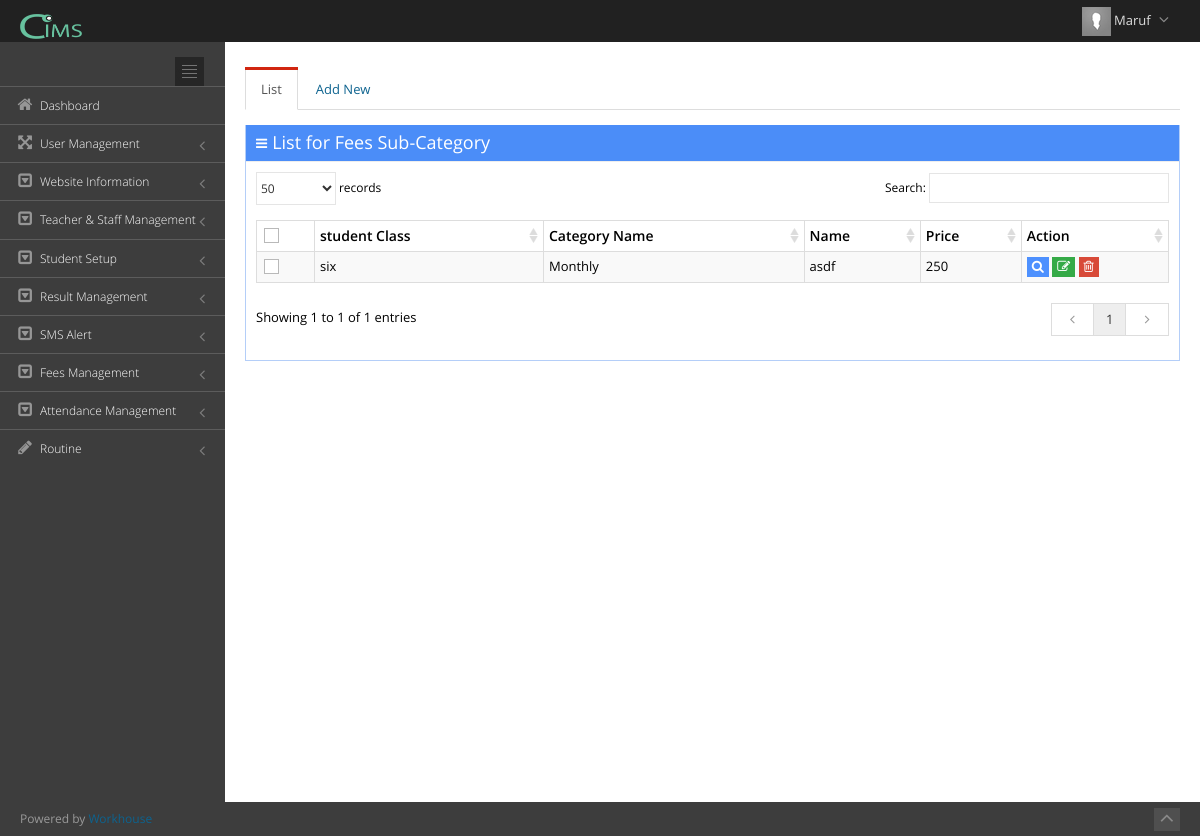
/index.php?view=fees_subcategory (signed in), run on the app's committed database.
### tables this page shows
CREATE TABLE `user_admin` (
  `userid` int(11) NOT NULL,
  `username` text NOT NULL,
  `usr_code` varchar(500) NOT NULL,
  `role` varchar(100) NOT NULL,
  `password` varchar(500) NOT NULL,
  `image` varchar(300) NOT NULL,
  `userdate` date NOT NULL,
  `uniqueToken` varchar(40) NOT NULL
);

CREATE TABLE `t_modules` (
  `moduleid` int(11) NOT NULL COMMENT 'module id',
  `name` text NOT NULL,
  `page_caption` text NOT NULL,
  `page_link` text NOT NULL,
  `is_report` int(2) NOT NULL COMMENT '1=report,0=form',
  `is_main` int(2) NOT NULL COMMENT '1=main,0=sub',
  `icon` varchar(300) NOT NULL,
  `show` int(2) NOT NULL COMMENT '1=show,0=hide'
);

CREATE TABLE `tbl_fee_sub_category` (
  `fee_sub_category_id` int(11) NOT NULL,
  `school_id` int(11) NOT NULL,
  `student_class` varchar(200) NOT NULL,
  `fee_category_id` int(11) NOT NULL,
  `fee_sub_category_name` varchar(200) NOT NULL,
  `fee_sub_category_price` int(11) NOT NULL,
  `created_on` datetime NOT NULL
);

CREATE TABLE `tbl_class` (
  `class_id` int(11) NOT NULL,
  `class_name` varchar(100) DEFAULT NULL,
  `class_short_form` int(50) NOT NULL,
  `num_of_subject` int(11) NOT NULL,
  `status` tinyint(1) NOT NULL DEFAULT '0',
  `school_id` int(11) DEFAULT NULL,
  `created_on` datetime NOT NULL
);

CREATE TABLE `tbl_fee_category` (
  `fee_category_id` int(11) NOT NULL,
  `school_id` int(11) NOT NULL,
  `fee_category_name` varchar(200) NOT NULL,
  `created_on` datetime NOT NULL
);

### include/view.php (called while the page is built, shortened)
<?php
	require('functions.php');
	$htaccess = isset($_SERVER['HTACCESS']);
	if(isset($_GET['view'])){
	 	@$view = $_GET['view'];
	}
	else {
	 	$view = 'login';
	}
	$page = $view.'_asoft.php';
	include($page);
?>

### include/functions.php (called while the page is built, shortened)
<?php
function urlroute($url){
	global $htaccess;
	if(!$htaccess){
		$url = 'index.php?view='.$url;
	}
	return $url;
}
function escape($input){
	return mysql_real_escape_string($input);
}
function name($email){
	$sql = "SELECT username FROM user_admin WHERE usr_code = '$email'";
	$qry = mysql_query($sql) or die ("Error in name selection at header".mysql_error());
	$rs = mysql_fetch_array($qry);
	return $rs['username'];
}
?>

### fees_subcategory_asoft.php (the view, shortened to what this page needs)
<?php
$sql_Name = "SELECT name,page_link,page_caption FROM `t_modules` where page_link='".$view."'";
$qry_Name = mysql_query($sql_Name);
$page_title = mysql_result($qry_Name, 0, "name");
$page_link = mysql_result($qry_Name, 0, "page_link");
if(isset($_SESSION['com_cbs_aaiam_school_maruf_user_email']) == true)
{
?>
<div class="page-content">
<div class="row">
    <div class="col-md-12">
        <div class="tabbable tabbable-custom boxless">
            <ul class="nav nav-tabs">
                 <li class="<?php if(@$_REQUEST['temp']=="Save" || @$_REQUEST['temp']=="View") {echo "";} else{echo "active";}?>"><a href="#tab_0" data-toggle="tab">List</a></li>
                <li class="<?php if(@$_REQUEST['temp']=="Save" || @$_REQUEST['temp']=="View") {echo "active";} else{echo "";}?>"><a href="#tab_1" data-toggle="tab">Add New</a></li>
            </ul>
            <div class="tab-content">
                <div class="tab-pane <?php if(@$_REQUEST['temp']=="Save" || @$_REQUEST['temp']=="View") {echo "";} else{echo "active";}?>" id="tab_0">
                	<div class="portlet box blue ">
                        <div class="portlet-title">
                            <div class="caption"><i class="icon-reorder"></i>List for <?php echo $page_title;?></div>
                        </div>
                        <div class="portlet-body  flip-scroll">
                            <form action=""  class="form-horizontal form-bordered" id="formIDdel" method="post" enctype="multipart/form-data">
                            <table class="table table-bordered table-striped table-condensed flip-content" id="sample_1">
                                <thead class="flip-content">
                                    <tr>
                                        <th><input type="checkbox" class="group-checkable" data-set="#sample_1 .checkboxes" /></th>
                                        <th>student Class</th>
                                        <th>Category Name</th>
                                        <th>Name</th>
                                        <th>Price</th>
                                        <th>Action</th>
                                    </tr>
                                </thead>
                                <tbody>
                                <?php
                                $sql_user_admin = "SELECT * FROM tbl_fee_sub_category";
                                $qry_user_admin = mysql_query($sql_user_admin);
                                while($row = mysql_fetch_array($qry_user_admin)){
									$pk = $row['fee_sub_category_id'];
                                ?>
                                <tr>
                                    <td><input type="checkbox" class="checkboxes" value="1" /></td>
                                    <td><?php
									 $qry_class=mysql_query("SELECT `class_name` FROM tbl_class WHERE `class_id`='".$row['student_class']."'") or die(mysql_error());
									 $rw_class=mysql_fetch_array($qry_class);
									 echo $rw_class['class_name'];
									 ?></td>
                                    <td><?php
									$qry_cat=mysql_query("SELECT `fee_category_name` FROM tbl_fee_category WHERE `fee_category_id`='".$row['fee_category_id']."'") or die(mysql_error());
									$rw_cat=mysql_fetch_array($qry_cat);
									 echo $rw_cat['fee_category_name'];
									 ?></td>
                                    <td><?php echo $row['fee_sub_category_name']?></td>
                                    <td><?php echo $row['fee_sub_category_price'];?></td>
                                    <td>
                                    <?php if(@$row_access_acs[3] == 'View') {?>
                                        <a
                                        href="<?php echo urlroute($page_link); ?>&Editid=<?php echo $pk;?>&temp=View"
                                        class="btn btn-xs blue">
                                        <i class="icon-search"></i>
                                        </a>
                                    <?php }?>
                                    <?php if(@$row_access_acs[1] == 'Edit') {?>
                                        <a onclick="return confirm('Do you want to Edit?')"
                                        href="<?php echo urlroute($page_link); ?>&Editid=<?php echo $pk;?>&temp=Save"
                                        class="btn btn-xs green">
                                        <i class="icon-edit"></i>
                                        </a>
                                    <?php }?>
                                    <?php if(@$row_access_acs[2] == 'Delete') {?>
                                        <a 	onclick="return confirm('Do you want to Delete?')"
                                        href="<?php echo urlroute($page_link); ?>&Deleteid=<?php echo $pk;?>&temp=Delete"
                                        class="btn btn-xs red">
                                        <i class="icon-trash"></i>
                                        </a>
                                    <?php }?>
                                    </td>
                                </tr>
                                <?php } ?>
                                </tbody>
                            </table>
                            </form>
                        </div>
                    </div>
                </div>
        	</div>
        </div>
    </div>
</div>
</div>
<?php
} else
{
?>  <script type="text/javascript">
location.replace('index.php');
</script>
<?php }?>

### include/nav_header.php (shortened to what this page needs)
<div class="header navbar navbar-inverse navbar-fixed-top">
        <div class="header-inner">
           <a class="navbar-brand" href="#" target="_blank">
            <img src="img/login-logo.png" alt="logo" class="img-responsive" style="height:25px"/>
            </a>
            <ul class="nav navbar-nav pull-right">
                <li class="dropdown user">
                	<a href="#" class="dropdown-toggle" data-toggle="dropdown" data-hover="dropdown" data-close-others="true">
                        <?php
						$sql_view = "SELECT * FROM user_admin WHERE usr_code='".@$_SESSION['com_cbs_aaiam_school_maruf_user_email']."'";
						$qry_view = mysql_query($sql_view) or die("Error in view ->".mysql_error());
						$rs_view = mysql_fetch_array($qry_view);
						@$path = 'img/user/'.@$rs_view["image"];
						if(@$rs_view["image"] != "" && file_exists($path)==true){
							$thumbs  = 'img/user/thumbs/small'.@$rs_view["image"];
						}else{
							$thumbs  = 'assets/img/avatar.png';
						}
						?>
                        <img alt="" src="<?php echo $thumbs;?>" height="29"/>
               	 		<span class="username"><?php echo name($_SESSION['com_cbs_aaiam_school_maruf_user_email']);?></span>
                		<i class="icon-angle-down"></i>
                	</a>
                </li>
            </ul>
        </div>
</div>

### include/nav_sidebar.php (shortened to what this page needs)
<div class="page-sidebar navbar-collapse collapse">
         <ul class="page-sidebar-menu">
            <li>
               <div class="sidebar-toggler hidden-phone"></div>
            </li>
            <?php
$Select = mysql_query("SELECT * FROM `hierarchy`");
while($Row = mysql_fetch_assoc($Select)){
	if($Row['category'] == 'm'){
		$Arr[$Row['hierarchy_id']] = $Row['sub_category'];
	}else{
		$Childs[$Row['category']][$Row['hierarchy_id']] = $Row['sub_category'];
	}
}
function gettree($Array,$view,$macs){
		foreach($Array as $key => $value){
			if(array_key_exists($value,@$macs)){
				$sql_category_name = "SELECT * FROM t_modules WHERE moduleid = '".escape($value)."'";
				$qry_category_name = mysql_query($sql_category_name);
				while($rs_category_name = mysql_fetch_array($qry_category_name))
				{
					$name = $rs_category_name['name'];
					$page_link = $rs_category_name['page_link'];
					$icon = $rs_category_name['icon'];
				}
				$qry_is_main_cat = mysql_query("SELECT category FROM `hierarchy` WHERE hierarchy_id=$key");
				$is_main_cat = mysql_result($qry_is_main_cat, 0, "category");
				echo '<li id="module_'.$value.'" ';
					if($page_link == $view) echo 'class="active "';
				echo '>';
					echo '<a   href="'.urlroute($page_link).'"';
					echo '>';
						echo '<i class="'.$icon.'"></i>';
						echo '<span class="title">';
						echo $name;
						echo '</span>';
					echo '</a> ';
				if($is_main_cat != 'm'){
					echo '</li>';
				}
			}
		}
}
gettree($Arr,$view,$macs);
?>
         </ul>
      </div>

### assets/css/style-metronic.css (style rules this page uses)
div, input, select, textarea, span, img, table, td, th, p, a, button, ul, code, pre, li { -webkit-border-radius: 0 !important; -moz-border-radius: 0 !important; border-radius: 0 !important; }
.btn { border-width: 0; padding: 7px 14px; font-size: 14px; outline: none !important; -webkit-box-shadow: none !important; -moz-box-shadow: none !important; box-shadow: none !important; -webkit-border-radius: 0 !important; -moz-border-radius: 0 !important; border-radius: 0 !important; -webkit-text-shadow: none; -moz-text-shadow: none; text-shadow: none; }
.btn.red { color: white; text-shadow: none; background-color: #d84a38; }
.btn.blue { color: white; text-shadow: none; background-color: #4d90fe; }
.btn.green { color: white; text-shadow: none; background-color: #35aa47; }
.btn > i { font-size: 14px; }
.btn-sm, .btn-xs { padding: 5px 10px; font-size: 12px; line-height: 1.5; }
.btn-sm > i, .btn-xs > i { font-size: 13px; }
.btn-xs { padding: 1px 5px; }
.nav-tabs, .nav-pills { margin-bottom: 10px; }
.table thead > tr > th { border-bottom: 0; }

### assets/css/style-responsive.css (style rules this page uses)
@media (min-width: 992px) { .page-sidebar { position: absolute; width: 225px; } }
@media (min-width: 992px) { .page-sidebar.navbar-collapse { max-height: none !important; } }
@media (min-width: 992px) { .page-content { margin-left: 225px; margin-top: 0px; min-height: 760px; padding: 25px 20px 20px 20px; } }

### assets/css/plugins.css (style rules this page uses)
.dataTable { width: 100% !important; clear: both; margin-top: 5px; }
.dataTable > thead > tr > th.sorting, .dataTable > thead > tr > th.sorting_asc, .dataTable > thead > tr > th.sorting_desc { padding-right: 18px; }

### assets/css/themes/default.css (style rules this page uses)
body { background-color: #3d3d3d !important; }
.header { filter: none !important; background-image: none !important; background-color: #212121 !important; }
.header .navbar-nav li.dropdown .dropdown-toggle i { color: #8a8a8a !important; }
.page-sidebar { background-color: #3d3d3d; }
ul.page-sidebar-menu > li > a { border-top: 1px solid #5c5c5c !important; color: #ffffff !important; }
ul.page-sidebar-menu > li:last-child > a { border-bottom: 1px solid transparent !important; }
ul.page-sidebar-menu > li a i { color: #969696; }
.sidebar-toggler { background-image: url(../../img/sidebar-toggler.jpg); background-color: #242424; }

### data on the page
user_admin: username "Maruf"
t_modules: name "Dashboard"
t_modules: name "User Management"
t_modules: name "Website Information"
t_modules: name "Teacher & Staff Management"
t_modules: name "Student Setup"
t_modules: name "Result Management"
t_modules: name "SMS Alert"
t_modules: name "Fees Management"
t_modules: name "Attendance Management"
t_modules: name "Routine"
t_modules: name "Fees Sub-Category"
tbl_fee_sub_category: tbl_class.class_name "six", fee_category.fee_category_name "Monthly", fee_sub_category_name "asdf", fee_sub_category_price "250"
